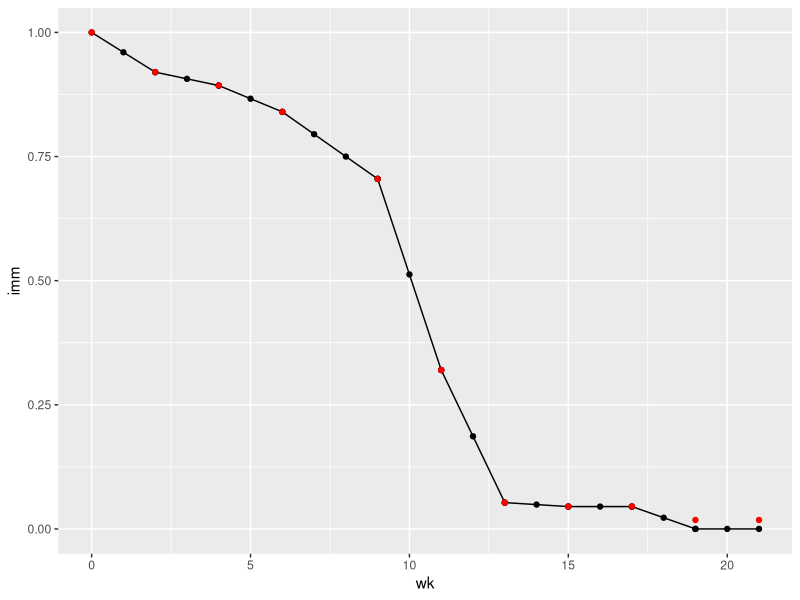

The R source for this figure: (Note: this script raises an error after producing the figure.)
## maternal immunity
# compute decay in maternal immunity based on empirical data

library(tidyverse)

# Bodjo: Tested duration of maternal immunity in 112 lambs up to 150 days after birth
bodjo <- data.frame(
  ref = "bodjo",
  day = seq(15,150,15),
  imm = c(0.92,0.893,0.84,0.705,0.32,0.053,0.045,0.045,0.018,0.018))

# based on results calculate weekly decline in maternal immunity, following Bodjo data
bodjo_wk <- bodjo %>% 
  # add wk number
  mutate(wk = round(day/7)) %>%
  # add first entry (with 100% immunity)
  rbind(c("bodjo", 0,1,0)) %>%
  # class of variables
  mutate(day = as.numeric(day),
         imm = as.numeric(imm),
         wk = as.numeric(wk)) %>%
  # set imm for >4months to 0, following consensus of papers
  mutate(imm_data = imm,
         imm = ifelse(wk>17,0,imm_data)) %>%
  arrange(day) %>%
  select(ref, day, imm_data, wk, imm)

imm_decay <- data.frame(
  wk = numeric(),
  imm = numeric()
)

for(i in 2:nrow(bodjo_wk)){
  
  imm_dif <- bodjo_wk[i,"imm"] - bodjo_wk[i-1,"imm"]
  wk_dif <- bodjo_wk[i,"wk"] - bodjo_wk[i-1,"wk"] 
  decay = imm_dif / wk_dif
  
  imm_decay <- imm_decay %>%
    rbind(
      cbind(
        "wk" = c(bodjo_wk[i-1,"wk"]:bodjo_wk[i,"wk"]),
        "imm" = seq(bodjo_wk[i-1,"imm"],bodjo_wk[i,"imm"], by = decay)
      )
    )
}

# correct immune decay so that probability of remaining immune at week 2 = 0.92 etc
# i.e. Previously immunity from week 2-3 = 0.92 retain immunity... should be 92% immune AT week 2..
imm_decay_corrected <- imm_decay %>%
  distinct() 

imm_corrected <- c(1)
for(i in 2:nrow(imm_decay_corrected)){
  imm_prop <- imm_decay_corrected[i,"imm"]/imm_decay_corrected[i-1,"imm"]
  
  if(is.na(imm_prop)){
    imm_prop <- 0
  }
  imm_corrected <- c(imm_corrected, imm_prop)
}

imm_decay_corrected <- imm_decay_corrected %>%
  mutate(imm_corrected = imm_corrected)


# plot of empirical data - red points - from Bodjo, against computed decay - black line + points - for model.
ggplot(imm_decay, aes(x=wk, y=imm))+
  geom_line()+
  geom_point()+
  geom_point(data = bodjo_wk, aes(x=wk, y = imm_data), col="red")

write.csv(imm_decay_corrected, "data/imm_decay_bodjo_v2.csv", row.names = F)
